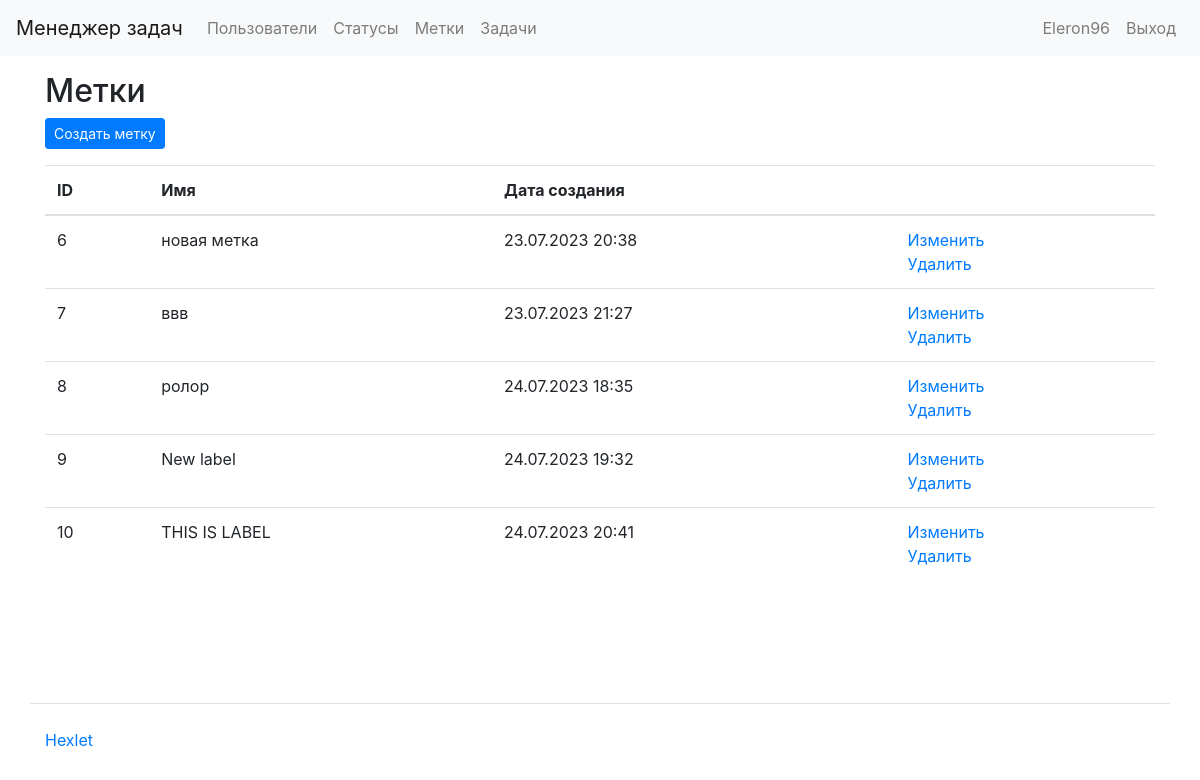
The app's page /labels/ (signed in), older data.
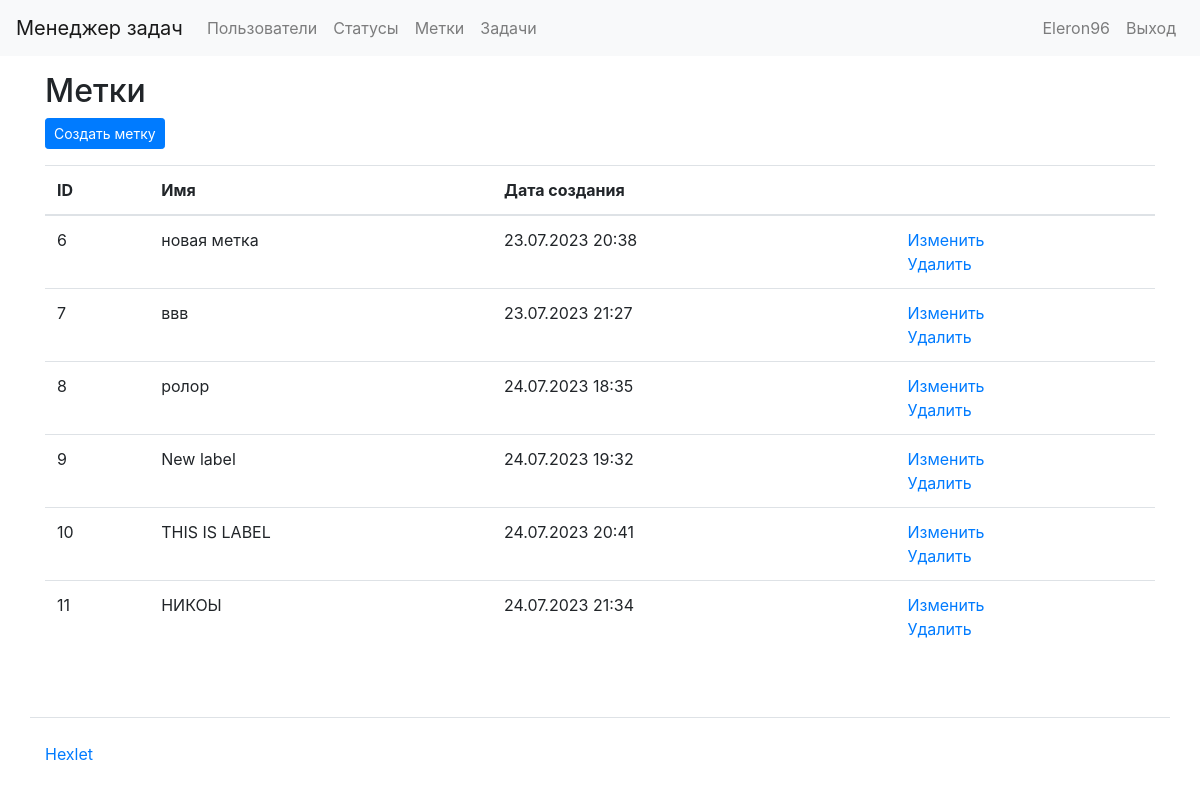
The same page, newer data.
### task_manager/labels/models.py (models this page shows, shortened)
class Labels(models.Model):
    name = models.CharField(gettext_lazy('Name'), max_length=100)
    created_date = models.DateTimeField(auto_now_add=True)
    class Meta:
        app_label = 'status'

### task_manager/labels/views.py (the view)
# urls.py: path('labels/', gey_all_labels, name='label'),
@login_required
def gey_all_labels(request):
    label = Labels.objects.all()
    return render(request, 'labels/label.html', {'Labels': label})

### task_manager/templates/labels/label.html (shortened to what this page needs)
{% extends "base.html" %}
{% load i18n %}
{% block content %}
  <h2>{% trans "Labels" %}</h2>
  <div class="mb-3">
    <a href="{% url 'create_label' %}" class="btn btn-primary btn-sm">{% trans "Create label" %}</a>
  </div>
  <table class="table">
    <thead>
      <tr>
        <th scope="col">{% trans "id" %}</th>
        <th scope="col">{% trans "Name" %}</th>
        <th scope="col">{% trans "Creation date" %}</th>
        <th scope="col"></th>
      </tr>
    </thead>
    <tbody>
      {% for label in Labels %}
      <tr>
        <td>{{ label.id }}</td>
        <td>{{ label.name }}</td>
        <td>{{ label.created_date|date:"d.m.Y H:i"  }}</td>
        <td>
          <a href="{% url 'edit_label' label.id %}">{% trans "Edit" %}</a>
          <br>
          <a href="{% url 'delete_label' label.id %}">{% trans "Delete" %}</a>
        </td>
      </tr>
      {% endfor %}
    </tbody>
  </table>
{% endblock %}

Row changes from the older to the newer data that the page shows:
added Labels: id "11", name "НИКОЫ", created_date "24.07.2023 21:34"
